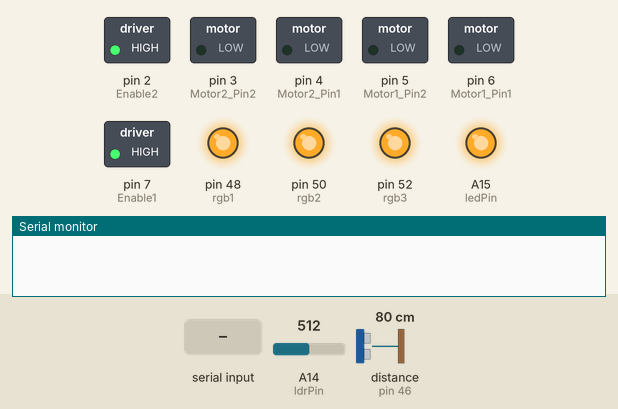
Recording of a sketch running on a simulated Arduino Mega 2560, built with avr-gcc and run on an emulated ATmega2560. Shown: switched loads named in the sketch (green lamp = pin HIGH), output pins drawn as LEDs (lit = HIGH), the last lines printed to the serial monitor. Inputs (shaded band) come from the test bench; at power-on: A14 (ldrPin) = 512, distance to the obstacle (sensor on pin 46) 80 cm. The echo pulse lasts 58.3 µs per cm; pins used as bus, display or sensor lines are not drawn.

Above: at 1.2 s.
1.3 s: "30,150\n" received over Serial
At 2.5 s:
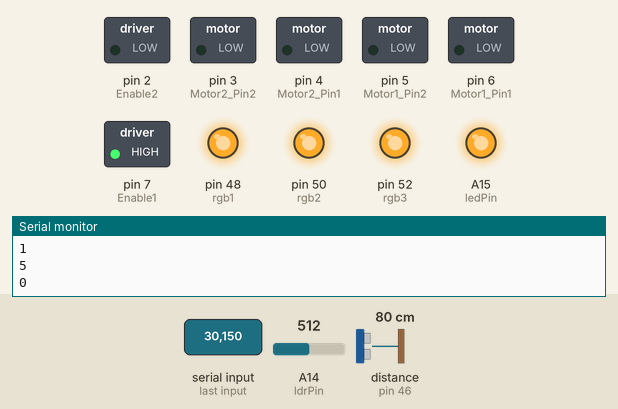
2.8 s: byte 113 ('q') received over Serial
At 3.2 s:
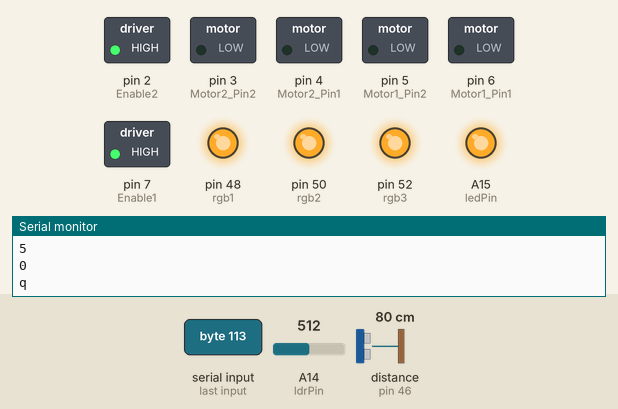
4.3 s: A14 (ldrPin) set to 309
5.8 s: A14 (ldrPin) set to 290
At 6.6 s:
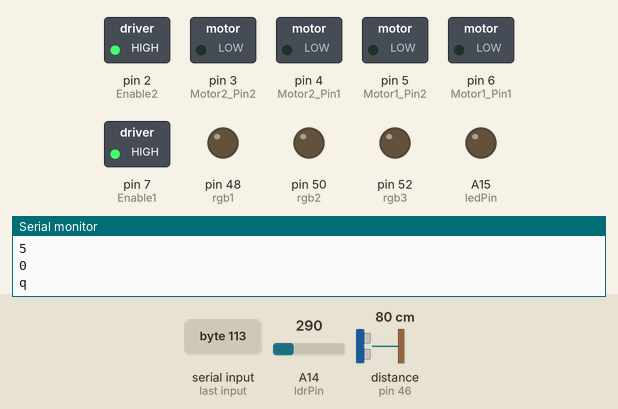
7.3 s: "F90\n" received over Serial
At 8.4 s:
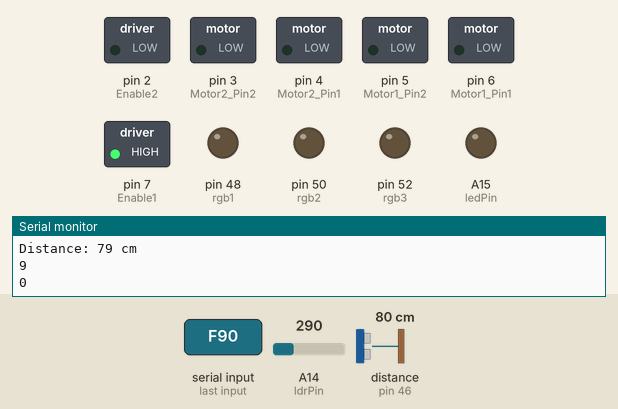
8.8 s: "B,45\n" received over Serial
At 10.2 s:
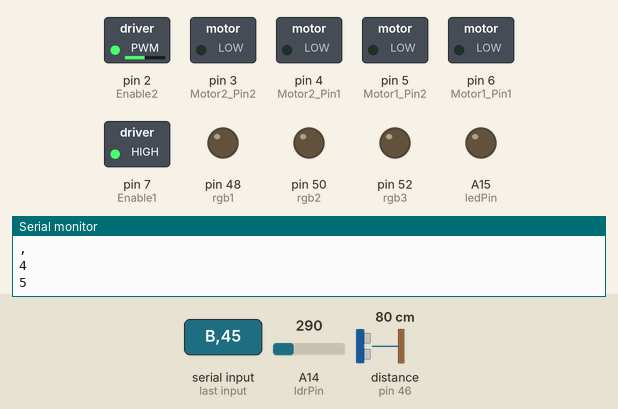
Timing chart, 0 to 11.3 s (numbered marks = the images above; inputs shaded):
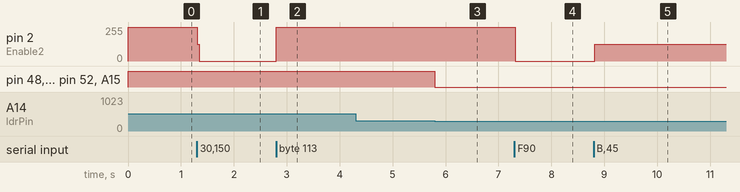

Measured:
- the behaviour switches between 300 and 299 on A14 (ldrPin) (found by bisection; images 2 and 3)
- after the input at 1.3 s, pin 2 (Enable2): 255/255 → 0/255 at once
- after the input at 2.8 s, pin 2 (Enable2): 0/255 → 255/255 at once
- after the input at 4.3 s, every drawn part: stays the same
- after the input at 5.8 s, pin 48 (rgb1), pin 50 (rgb2), pin 52 (rgb3), A15 (ledPin): HIGH → LOW at once
- after the input at 7.3 s, pin 2 (Enable2): 255/255 → 0/255 at once
- after the input at 8.8 s, pin 2 (Enable2): 0/255 → 125/255 at once

The sketch:

arduino_car_code.ino
```cpp
#include<SoftwareSerial.h>

int ledPin = A15;   //the number of the LED pin
int ldrPin = A14;  //the number of the LDR pin
//rgb pins
int rgb1 = 48;
int rgb2 = 50;
int rgb3 = 52;
//Front Motor Pins
int Enable1 = 7;
int Motor1_Pin1 = 6;
int Motor1_Pin2 = 5;
//Back Motor Pins
int Motor2_Pin1 = 4;
int Motor2_Pin2 = 3;
int Enable2 = 2;
//ultrasonic
int trigPin = 44;
int echoPin = 46;
//bluetooth
int bluetoothTx = 0;
int bluetoothRx = 1;

void setup() {

  Serial.begin(9600);
  pinMode(ledPin, OUTPUT);
  pinMode(ldrPin, INPUT);

  pinMode(rgb1, OUTPUT);
  pinMode(rgb2, OUTPUT);
  pinMode(rgb3, OUTPUT);

  pinMode(Enable1, OUTPUT);
  pinMode(Motor1_Pin1, OUTPUT);
  pinMode(Motor1_Pin2, OUTPUT);
  pinMode(Motor2_Pin1, OUTPUT);
  pinMode(Motor2_Pin2, OUTPUT);
  pinMode(Enable2, OUTPUT);
  digitalWrite(Enable1, HIGH);
  digitalWrite(Enable2, HIGH);

  pinMode(trigPin, OUTPUT);
  pinMode(echoPin, INPUT);
}//void setup


void loop() {
  char c;
   if(Serial.available()>0){
      c = Serial.read();
      Serial.println(c);
switch(c){
     case 'F':  //Moving the Car Forward
      digitalWrite(Motor2_Pin2, LOW);
      digitalWrite(Motor2_Pin1, HIGH);
      digitalWrite(Motor1_Pin1, LOW);
      digitalWrite(Motor1_Pin2, LOW);
      UltraSonic();
      break;
    case 'B':  //Moving the Car Backward
      digitalWrite(Motor2_Pin1, LOW);
      digitalWrite(Motor2_Pin2, HIGH);
      digitalWrite(Motor1_Pin1, LOW);
      digitalWrite(Motor1_Pin2, LOW);
       UltraSonic();
      break;
    case 'L':  //Moving the Car Left
      digitalWrite(Motor1_Pin1, LOW);
      digitalWrite(Motor1_Pin2, HIGH);
      digitalWrite(Motor2_Pin1, LOW);
      digitalWrite(Motor2_Pin2, LOW);
       UltraSonic();
      break;
    case 'R':   //Moving the Car Right
      digitalWrite(Motor1_Pin2, LOW);
      digitalWrite(Motor1_Pin1, HIGH);
      digitalWrite(Motor2_Pin1, LOW);
      digitalWrite(Motor2_Pin2, LOW);
       UltraSonic();
      break;
    case 'S':   //Stop
      digitalWrite(Motor2_Pin2, LOW);
      digitalWrite(Motor2_Pin1, LOW);
      digitalWrite(Motor1_Pin2, LOW);
      digitalWrite(Motor1_Pin1, LOW);
      break;
    case 'I':  //Moving the Car Forward right
      digitalWrite(Motor2_Pin2, LOW);
      digitalWrite(Motor2_Pin1, HIGH);
      digitalWrite(Motor1_Pin2, LOW);
      digitalWrite(Motor1_Pin1, HIGH);
       UltraSonic();
      break;
    case 'J':  //Moving the Car backward right
      digitalWrite(Motor1_Pin2, LOW);
      digitalWrite(Motor1_Pin1, HIGH);
      digitalWrite(Motor2_Pin1, LOW);
      digitalWrite(Motor2_Pin2, HIGH);
       UltraSonic();

      break;
    case 'G':  //Moving the Car Forward left
      digitalWrite(Motor2_Pin2, LOW);
      digitalWrite(Motor2_Pin1, HIGH);
      digitalWrite(Motor1_Pin1, LOW);
      digitalWrite(Motor1_Pin2, HIGH);
       UltraSonic();
      break;
    case 'H':  //Moving the Car backward left
      digitalWrite(Motor2_Pin1, LOW);
      digitalWrite(Motor2_Pin2, HIGH);
      digitalWrite(Motor1_Pin1, LOW);
      digitalWrite(Motor1_Pin2, HIGH);
       UltraSonic();
      break;
    case 'W':  //Front light ON
      digitalWrite(ledPin, HIGH);
      break;
    case 'w':  //Front light OFF
      digitalWrite(ledPin, LOW);
      break;
    case 'U':  //Back light ON

      break;
    case 'u':  //Back light OFF

      break;
    case 'V':  //Horn On

      break;
    case 'v':  //Horn OFF

      break;
    case 'x': //Turn ON Everything

    break;
    case 'X': //Turn OFF Everything

    break;

    //Controlling the Speed of Car
    default:  //Get velocity
    int v;
      if(c == 'q'){
        v = 255;  //Full velocity
        analogWrite(Enable2, v);
      }
      else{
        if((c >= 48) && (c <= 57)){
          v = (c - 48)*25;
          analogWrite(Enable2, v);
        }
      }
   }//end switch

   }//end if
   LDR();
   }//end loop
void LDR(){
int ldrStatus = analogRead(ldrPin);
   if (ldrStatus >=300) {
    digitalWrite(ledPin, HIGH);
    digitalWrite(rgb1, HIGH);
    digitalWrite(rgb2, HIGH);
    digitalWrite(rgb3, HIGH);//turn LED on
    ///Serial.println(ldrStatus );
   }//end if
  else {
    digitalWrite(ledPin, LOW);
    digitalWrite(rgb1, LOW);
    digitalWrite(rgb2, LOW);
    digitalWrite(rgb3, LOW);//turn LED off
    //Serial.println(ldrStatus);
  }//end else
}//end LDR

void UltraSonic(){
  long duration;
  int distance;
  digitalWrite(trigPin, LOW);
  delayMicroseconds(2);
  digitalWrite(trigPin, HIGH);
  delayMicroseconds(10);
  digitalWrite(trigPin, LOW);
  duration = pulseIn(echoPin, HIGH);
  distance = duration * 0.034 / 2;
  Serial.print("Distance: ");
  Serial.print(distance);
  Serial.println(" cm");
  if(distance > 3){
      digitalWrite(Motor2_Pin2, LOW);
      digitalWrite(Motor2_Pin1, LOW);
      digitalWrite(Motor1_Pin1, LOW);
      digitalWrite(Motor1_Pin2, LOW);delay(10);
  }//end if
  }//end UltraSonic
```
